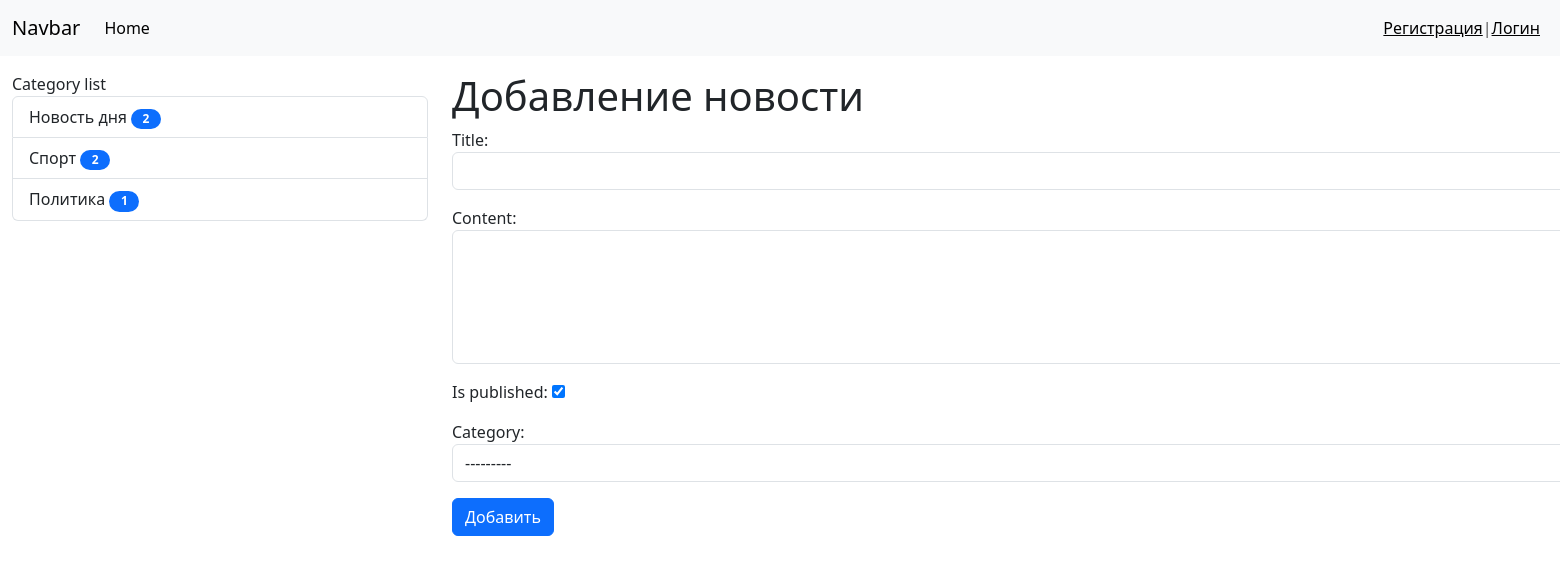
/news/news/add_news, run on the app's committed database.
### News/models.py (models this page shows)
class Category(models.Model):
    title = models.CharField(max_length=150, db_index=True)
    def get_absolute_url(self):
        return reverse_lazy('Category', kwargs={'category_id':self.pk})
    class Meta:
        verbose_name='Категория'
        verbose_name_plural='Категории'
        ordering = ['title']

### News/views.py (the view)
class AddNews(CreateView):
    form_class = NewsForm
    template_name = 'News/add_news.html'
    login_url = '/admin/'

### News/forms.py (shortened to what this page needs)
class NewsForm(forms.ModelForm):
    class Meta:
        model =News
        fields = ['title', 'content', 'is_published', 'category']
        widgets = {
            'title': forms.TextInput(attrs={
                'class': 'form-control'
                }),
            'content': forms.Textarea(attrs={
             'class': 'form-control',
             'rows': 5
            }),
        'category': forms.Select(attrs={
            'class': 'form-control'
            })
    }

### News/templatetags/news_tags.py (called while the page is built)
@register.simple_tag(name='get_list_categories')
def get_categories():
    return Category.objects.all()

@register.inclusion_tag('news/list_categories.html')
def show_categories(arg1='Category', arg2='list'):
    categories = Category.objects.annotate(cnt=Count('news', filter=F('news__is_published'))).filter(cnt__gt=0)
    return {'categories': categories, 'arg1': arg1, 'arg2': arg2}

### News/templates/News/add_news.html (shortened to what this page needs)
{% extends 'base.html' %}
{% block sidebar %}
{% include 'inc/_sidebar.html' %}
{% endblock %}
{% block content %}
 <h1>Добавление новости</h1>
<form action="{% url 'Add_news' %}" method="post" style="width: 1200px;">
  {{ form.as_p }}
      <button type="submit" class="btn btn-primary btn-block">Добавить</button>
</form>
{% endblock %}

### News/templates/News/list_categories.html
{% load news_tags %}
<div class="list-group">
        {{ arg1 }} {{ arg2 }}
     {% for cat in categories %}
     <a href="{{ cat.get_absolute_url }}" class="list-group-item list-group-item-action">{{ cat.title }}
         <span class="badge bg-primary rounded-pill" style="width: 30px; color:white;">{{ cat.cnt }}</span>
     </a>
     {%  endfor %}
</div>

### Adminka/static/css/style.css (style rules this page uses)
body { background-color: #ccc; }

### data on the page
Category: title "Новость дня", cnt "2"
Category: title "Спорт", cnt "2"
Category: title "Политика", cnt "1"

### other printed values
{{ arg1 }} "Category"
{{ arg2 }} "list"
